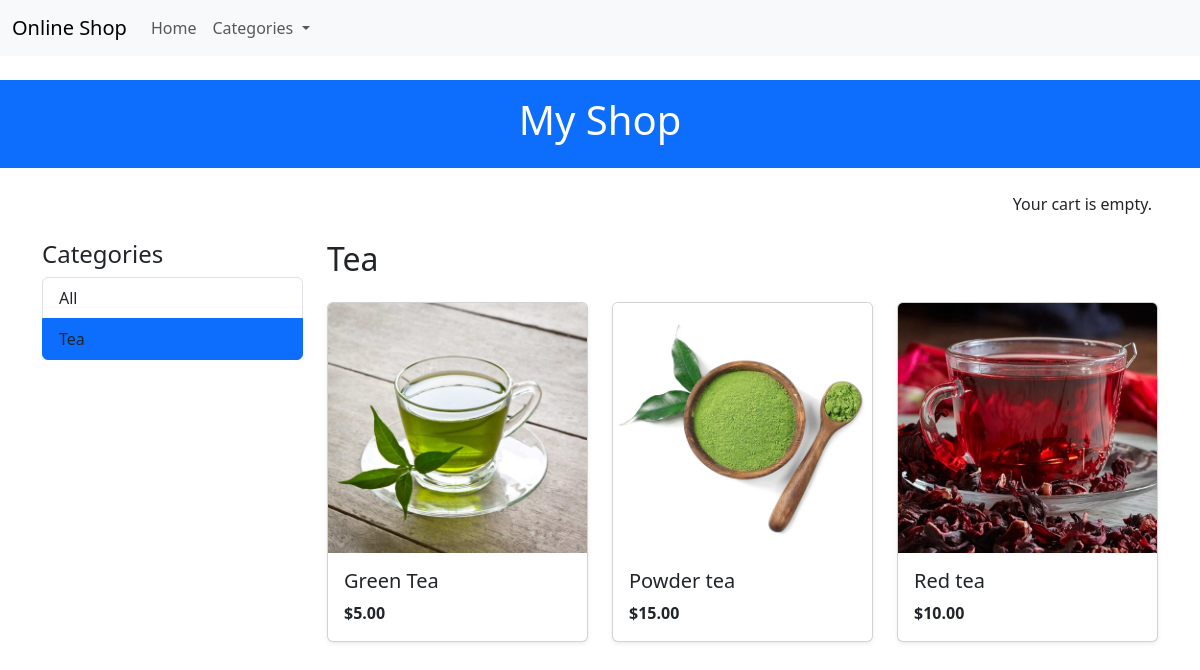
Page /tea/ on the committed database.
### shop/models.py (models this page shows, shortened)
class Category(models.Model):
    name = models.CharField(max_length=200)
    slug = models.SlugField(max_length=200, unique=True)
    class Meta:
        ordering = ["name"]
        indexes = [
            models.Index(fields=["name"]),
        ]
        verbose_name = "category"
        verbose_name_plural = "categories"
    def get_absolute_url(self):
        return reverse(
            "shop:product_list_by_category", kwargs={"category_slug": self.slug}
        )

class Product(models.Model):
    category = models.ForeignKey(
        Category, related_name="products", on_delete=models.CASCADE
    )
    name = models.CharField(max_length=200)
    slug = models.SlugField(max_length=200)
    image = models.ImageField(upload_to="products/%Y/%m/%d", blank=True)
    description = models.TextField(blank=True)
    price = models.DecimalField(max_digits=10, decimal_places=2)
    available = models.BooleanField(default=True)
    created = models.DateTimeField(auto_now_add=True)
    updated = models.DateTimeField(auto_now=True)
    class Meta:
        ordering = ["name"]
        indexes = [
            models.Index(fields=["id", "slug"]),
            models.Index(fields=["name"]),
            models.Index(fields=["-created"]),
        ]
    def get_absolute_url(self):
        return reverse("shop:product_detail", kwargs={"pk": self.id, "slug": self.slug})

### shop/views.py (the view)
# urls.py: path("", views.ProductListView.as_view(), name="product_list"),
class ProductListView(ListView):
    model = Product
    template_name = "shop/product/list.html"
    context_object_name = "products"
    paginate_by = 12  # По желанию — пагинация
    def get_queryset(self):
        queryset = Product.objects.filter(available=True)
        category_slug = self.kwargs.get("category_slug")
        if category_slug:
            queryset = queryset.filter(category__slug=category_slug)
        return queryset
    def get_context_data(self, **kwargs):
        context = super().get_context_data(**kwargs)
        category_slug = self.kwargs.get("category_slug")
        context["category"] = (
            Category.objects.filter(slug=category_slug).first()
            if category_slug
            else None
        )
        context["categories"] = Category.objects.all()
        return context

### shop/context_processors.py (called while the page is built)
def media_url(request):
    from django.conf import settings
    return {"MEDIA_URL": settings.MEDIA_URL}

### shop/templates/shop/product/list.html (shortened to what this page needs)
{% extends "base.html" %}
{% load static %}
{% block content %}
<div class="row mb-4">
    <div class="col-md-3">
        <h4>Categories</h4>
        <ul class="list-group mb-4">
            <li class="list-group-item {% if not category %}active{% endif %}">
                <a href="{% url 'shop:product_list' %}" class="text-decoration-none text-dark">All</a>
            </li>
            {% for c in categories %}
            <li class="list-group-item {% if category.slug == c.slug %}active{% endif %}">
                <a href="{{ c.get_absolute_url }}" class="text-decoration-none text-dark">{{ c.name }}</a>
            </li>
            {% endfor %}
        </ul>
    </div>
    <div class="col-md-9">
        <h2 class="mb-4">
            {% if category %}
            {{ category.name }}
            {% else %}
            All Products
            {% endif %}
        </h2>
        <div class="row g-4">
            {% for product in products %}
            <div class="col-sm-6 col-md-4">
                <div class="card h-100 shadow-sm">
                    <a href="{{ product.get_absolute_url }}">
                        <img src="{{ product.image.url|default:'/media/img/no_image.jpg' }}"
                            class="card-img-top product-image" alt="{{ product.name }}">
                    </a>
                    <div class="card-body d-flex flex-column">
                        <h5 class="card-title">
                            <a href="{{ product.get_absolute_url }}" class="text-decoration-none text-dark">
                                {{ product.name }}
                            </a>
                        </h5>
                        <p class="card-text mt-auto fw-bold">${{ product.price }}</p>
                    </div>
                </div>
            </div>
            {% empty %}
            <p>No products found.</p>
            {% endfor %}
        </div>
    </div>
</div>
{% endblock %}

### static/css/custom.css (style rules this page uses)
.product-image { object-fit: cover; width: 100%; height: 250px; }

### rows in the picture
Category: name "Tea"
Product: image (picture), name "Green Tea", price "5.00"
Product: image (picture), name "Powder tea", price "15.00"
Product: image (picture), name "Red tea", price "10.00"
